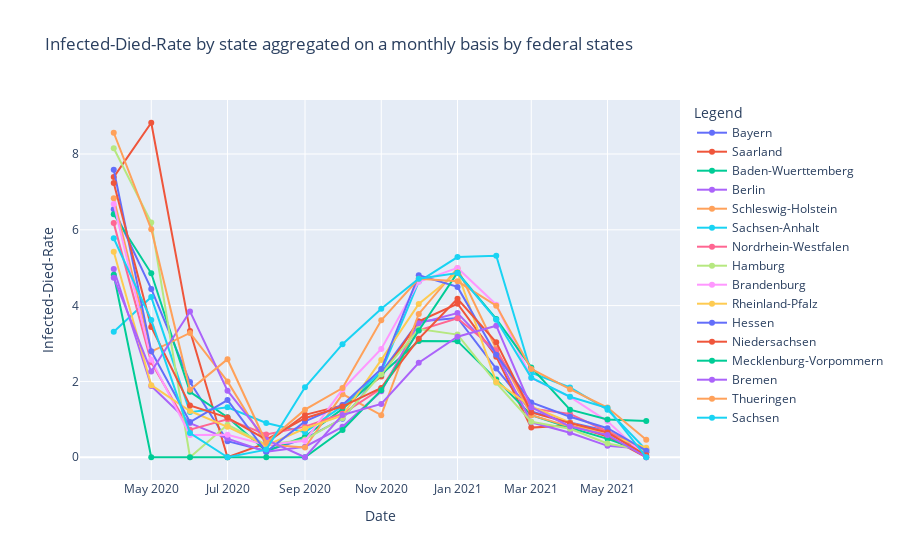

The code cell stored with this chart in its notebook:
### Code cell
fig = go.Figure()
for el in df_cov_states["state"].value_counts().keys().to_list():
    base = df_cov_states[df_cov_states["state"]==el]
    fig.add_trace(go.Scatter(x=base[base["month"] > pd.to_datetime('2020-03-01')]["month"], 
                         y=base[base["month"] > pd.to_datetime('2020-03-01')]["infected_died"],
                    mode='lines+markers', name=el, hovertemplate='%{y:.2f}%'))

fig.update_layout(
        title="Infected-Died-Rate by state aggregated on a monthly basis by federal states",
        xaxis_title="Date",
        yaxis_title="Infected-Died-Rate",
        legend_title="Legend"
    )
fig.show()
